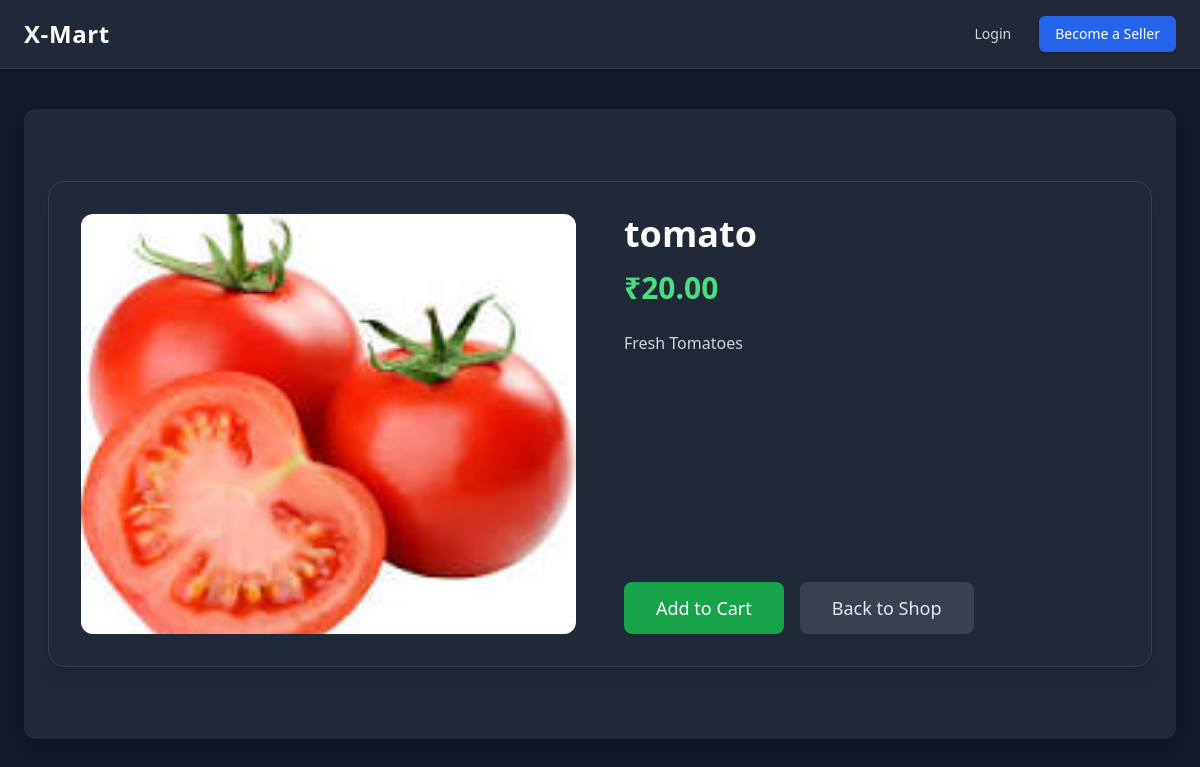
/product/1/, run on the app's committed database.
### playground/models.py (models this page shows, shortened)
class Product(models.Model):
    title = models.CharField(max_length=255)
    slug = models.SlugField(max_length=255, unique=True, blank=True)
    description = models.TextField(blank=True)
    base_price = models.DecimalField(max_digits=10, decimal_places=2)
    inventory = models.PositiveIntegerField(default=0)
    image = models.ImageField(upload_to='products/%Y/%m/%d/', blank=True, null=True)
    available = models.BooleanField(default=True)
    created = models.DateTimeField(auto_now_add=True)
    last_update = models.DateTimeField(auto_now=True)
    seller = models.ForeignKey(
        settings.AUTH_USER_MODEL,
        on_delete=models.CASCADE,
        related_name='products'
    )
    def get_current_price(self):
        price = self.base_price
        if self.inventory < 5:
            price *= Decimal('1.20')
        return price.quantize(Decimal('0.01'))

### playground/views.py (the view)
# urls.py: path('product/<int:id>/', views.product_detail, name='product_detail'),
def product_detail(request, id):
    product = get_object_or_404(Product, id=id, available=True)
    images = product.images.all()
    return render(request, 'playground/product_detail.html', {
        'product': product,
        'images': images
    })

### playground/templates/playground/product_detail.html (shortened to what this page needs)
{% extends 'base.html' %}
{% load static %}
{% block content %}
<div class="max-w-6xl mx-auto py-12">
  <div class="grid grid-cols-1 md:grid-cols-2 gap-12 bg-gray-800 border border-gray-700 p-8 rounded-2xl shadow-lg">
    <div>
      {% if product.image %}
        <img src="{{ product.image.url }}"
             alt="{{ product.title }}"
             class="w-full h-[420px] object-cover rounded-xl">
      {% else %}
        <div class="w-full h-[420px] bg-gray-700 flex items-center justify-center rounded-xl">
          <span class="text-gray-400">No image available</span>
        </div>
      {% endif %}
    </div>
    <div class="flex flex-col justify-between">
      <div>
        <h1 class="text-4xl font-semibold text-white mb-4">
          {{ product.title }}
        </h1>
        <p class="text-3xl text-green-400 font-semibold mb-6">
          ₹{{ product.get_current_price }}
        </p>
        {% if product.description %}
          <p class="text-gray-300 leading-relaxed mb-8">
            {{ product.description }}
          </p>
        {% endif %}
      </div>
      <div class="flex flex-wrap gap-4 mt-6">
        <a href="{% url 'playground:add_to_cart' product.id %}"
           class="bg-green-600 hover:bg-green-500 text-white px-8 py-3 rounded-lg text-lg font-medium transition shadow">
          Add to Cart
        </a>
        <a href="{% url 'playground:home' %}"
           class="bg-gray-700 hover:bg-gray-600 text-gray-200 px-8 py-3 rounded-lg text-lg transition">
          Back to Shop
        </a>
      </div>
    </div>
  </div>
</div>
{% endblock %}

### data on the page
Product: image (picture), title "tomato", get_current_price "20.00", description "Fresh Tomatoes"
